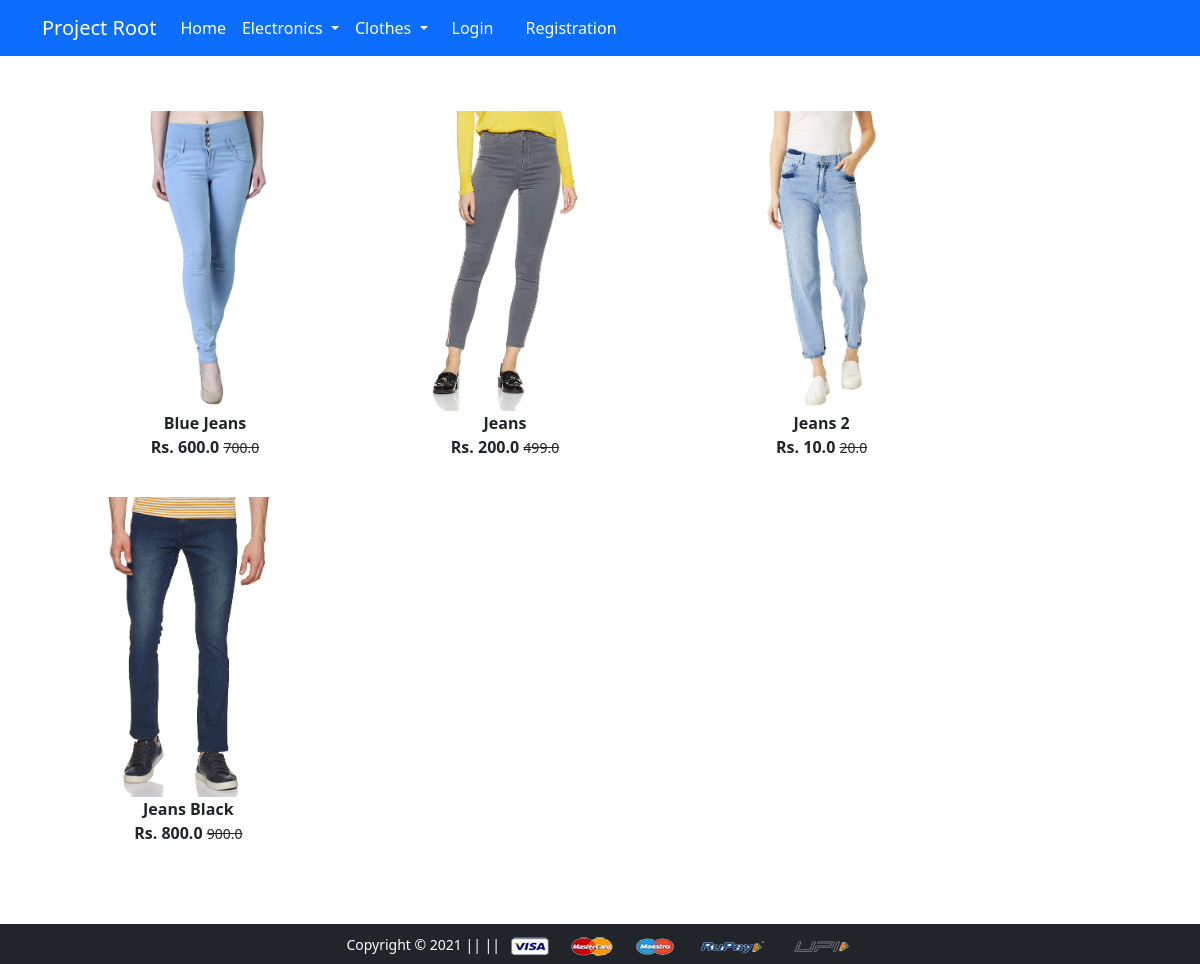
The app's page /shoping/jeans/ with its own data.
### app/models.py (models this page shows, shortened)
class Product(models.Model):
 title = models.CharField(max_length=100)
 selling_price = models.FloatField()
 discounted_price = models.FloatField()
 description = models.TextField()
 brand = models.CharField(max_length=100)
 category = models.CharField( choices=CATEGORY_CHOICES, max_length=2)
 product_image = models.ImageField(upload_to='productimg')

### app/views.py (the view)
# urls.py: path('jeans/', views.jeans, name='jeans'),
def jeans(request):
	totalitem = 0
	if request.user.is_authenticated:
		totalitem = len(Cart.objects.filter(user=request.user))
	jeans = Product.objects.filter(category='BW')
	return render(request, 'app/jeans.html', {'jeans':jeans, 'totalitem':totalitem})

### app/templates/app/jeans.html (shortened to what this page needs)
{% extends 'app/base.html' %}
{% load static %}
{% block main-content %}
<div class="container my-5">
 <div class="row">
  <div class="col-sm-10">
   <div class="row">
    {% for product in jeans %}
     <div class="col-sm-4 text-center mb-4">
      <a href="{% url 'product-detail' product.id %}" class="btn">
       <div class="item">
        <img src="{{product.product_image.url}}" alt="" height="300" class="">
        <div class="fw-bold">{{product.title}}</div>
        <div class="fw-bold">Rs. {{product.discounted_price}} <small class="fw-light text-decoration-line-through">{{product.selling_price}}</small></div>
       </div>
      </a>
     </div>
    {% endfor %}
   </div>
  </div>
 </div>
</div>
{% endblock main-content %}

### records on screen
Product: product_image (picture), title "Blue Jeans", discounted_price "600.0", selling_price "700.0"
Product: product_image (picture), title "Jeans", discounted_price "200.0", selling_price "499.0"
Product: product_image (picture), title "Jeans 2", discounted_price "10.0", selling_price "20.0"
Product: product_image (picture), title "Jeans Black", discounted_price "800.0", selling_price "900.0"
